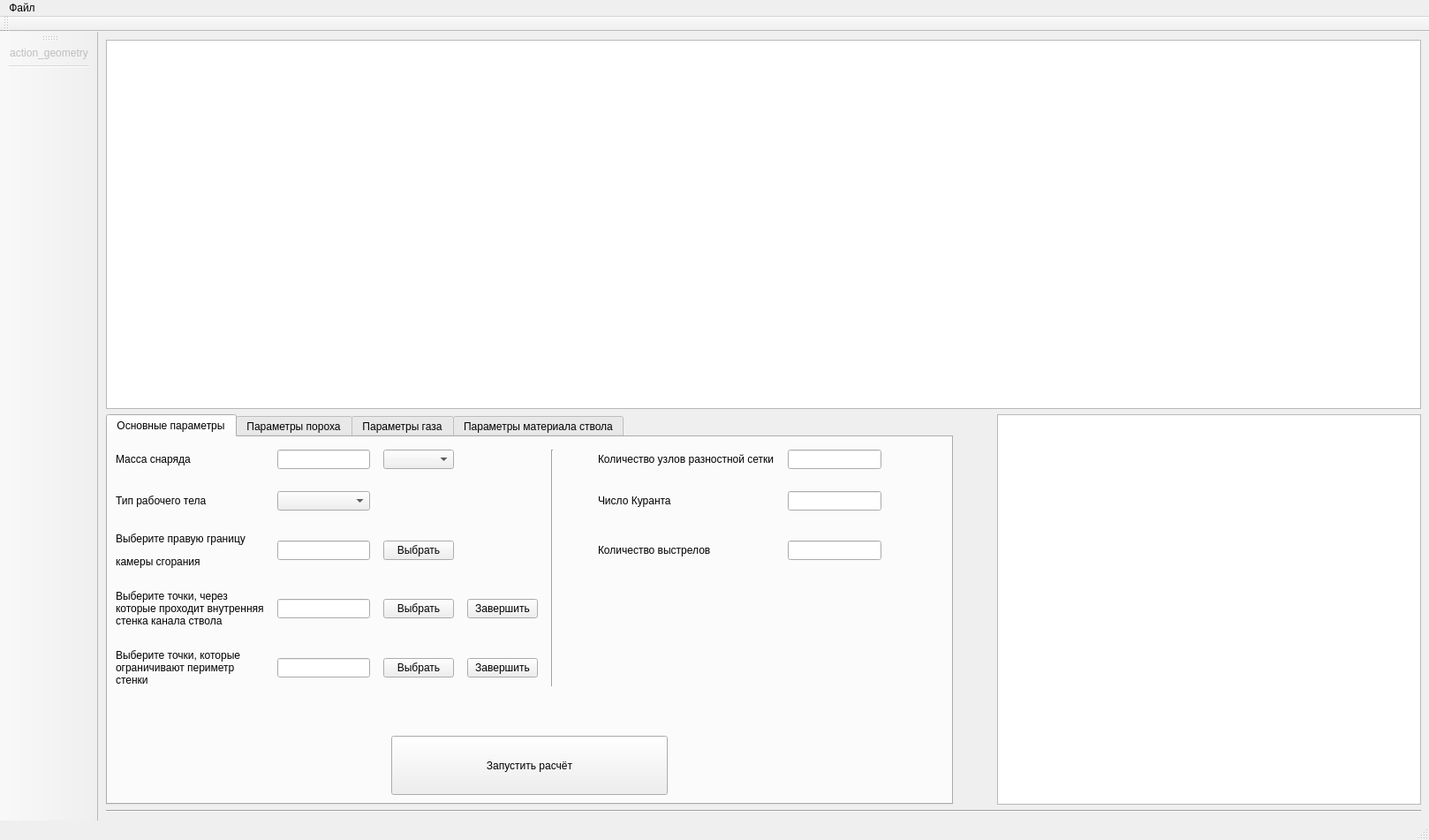
<?xml version="1.0" encoding="UTF-8"?>
<ui version="4.0">
 <class>MainWindow</class>
 <widget class="QMainWindow" name="MainWindow">
  <property name="geometry">
   <rect>
    <x>0</x>
    <y>0</y>
    <width>1618</width>
    <height>951</height>
   </rect>
  </property>
  <property name="windowTitle">
   <string>MainWindow</string>
  </property>
  <widget class="QWidget" name="centralwidget">
   <layout class="QGridLayout" name="gridLayout_2">
    <item row="0" column="0">
     <layout class="QGridLayout" name="gridLayout" rowstretch="5,1,1">
      <item row="2" column="0">
       <widget class="Line" name="line">
        <property name="orientation">
         <enum>Qt::Horizontal</enum>
        </property>
       </widget>
      </item>
      <item row="1" column="0">
       <layout class="QHBoxLayout" name="horizontalLayout" stretch="2,1">
        <property name="spacing">
         <number>50</number>
        </property>
        <property name="sizeConstraint">
         <enum>QLayout::SetDefaultConstraint</enum>
        </property>
        <property name="leftMargin">
         <number>0</number>
        </property>
        <item>
         <widget class="QTabWidget" name="tabWidget">
          <property name="styleSheet">
           <string notr="true">backhround-color:rgb(156, 156, 156)</string>
          </property>
          <property name="tabPosition">
           <enum>QTabWidget::North</enum>
          </property>
          <property name="tabShape">
           <enum>QTabWidget::Rounded</enum>
          </property>
          <property name="currentIndex">
           <number>0</number>
          </property>
          <widget class="QWidget" name="base_params">
           <attribute name="title">
            <string>Основные параметры</string>
           </attribute>
           <layout class="QVBoxLayout" name="verticalLayout" stretch="3,9,12">
            <item>
             <layout class="QGridLayout" name="gridLayout_fields" rowstretch="2,0,0,0,0" columnstretch="2,3,1,1,1,1,3,3,2">
              <property name="topMargin">
               <number>5</number>
              </property>
              <property name="horizontalSpacing">
               <number>15</number>
              </property>
              <property name="verticalSpacing">
               <number>25</number>
              </property>
              <item row="2" column="7">
               <widget class="QLineEdit" name="lineEdit_n_shoots"/>
              </item>
              <item row="2" column="6">
               <widget class="QLabel" name="label_n_shoots">
                <property name="text">
                 <string>Количество выстрелов</string>
                </property>
               </widget>
              </item>
              <item row="0" column="3">
               <spacer name="horizontalSpacer_14">
                <property name="orientation">
                 <enum>Qt::Horizontal</enum>
                </property>
                <property name="sizeHint" stdset="0">
                 <size>
                  <width>40</width>
                  <height>20</height>
                 </size>
                </property>
               </spacer>
              </item>
              <item row="1" column="0">
               <widget class="QLabel" name="label_type">
                <property name="text">
                 <string>Тип рабочего тела</string>
                </property>
               </widget>
              </item>
              <item row="1" column="6">
               <widget class="QLabel" name="label_Ku">
                <property name="text">
                 <string>Число Куранта</string>
                </property>
               </widget>
              </item>
              <item row="1" column="7">
               <widget class="QLineEdit" name="lineEdit_Ku"/>
              </item>
              <item row="0" column="8">
               <spacer name="horizontalSpacer_3">
                <property name="orientation">
                 <enum>Qt::Horizontal</enum>
                </property>
                <property name="sizeHint" stdset="0">
                 <size>
                  <width>40</width>
                  <height>20</height>
                 </size>
                </property>
               </spacer>
              </item>
              <item row="0" column="0">
               <widget class="QLabel" name="label_q">
                <property name="text">
                 <string>Масса снаряда</string>
                </property>
               </widget>
              </item>
              <item row="0" column="5">
               <spacer name="horizontalSpacer_5">
                <property name="orientation">
                 <enum>Qt::Horizontal</enum>
                </property>
                <property name="sizeHint" stdset="0">
                 <size>
                  <width>40</width>
                  <height>20</height>
                 </size>
                </property>
               </spacer>
              </item>
              <item row="0" column="1">
               <widget class="QLineEdit" name="lineEdit_q"/>
              </item>
              <item row="0" column="2">
               <widget class="QComboBox" name="comboBox_q"/>
              </item>
              <item row="0" column="6">
               <widget class="QLabel" name="labe_n_cellsl">
                <property name="text">
                 <string>Количество узлов разностной сетки</string>
                </property>
               </widget>
              </item>
              <item row="0" column="7">
               <widget class="QLineEdit" name="lineEdit_n_cells"/>
              </item>
              <item row="1" column="1">
               <widget class="QComboBox" name="comboBox_type">
                <property name="sizePolicy">
                 <sizepolicy hsizetype="Preferred" vsizetype="Expanding">
                  <horstretch>0</horstretch>
                  <verstretch>0</verstretch>
                 </sizepolicy>
                </property>
               </widget>
              </item>
              <item row="2" column="1">
               <widget class="QLineEdit" name="lineEdit_border_cam"/>
              </item>
              <item row="2" column="0">
               <widget class="QLabel" name="label_border_cam">
                <property name="text">
                 <string>&lt;html&gt;&lt;head/&gt;&lt;body&gt;&lt;p&gt;Выберите правую границу &lt;/p&gt;&lt;p&gt;камеры сгорания&lt;/p&gt;&lt;/body&gt;&lt;/html&gt;</string>
                </property>
               </widget>
              </item>
              <item row="2" column="2">
               <widget class="QPushButton" name="pushButton_border_cam">
                <property name="text">
                 <string>Выбрать</string>
                </property>
               </widget>
              </item>
              <item row="3" column="0">
               <widget class="QLabel" name="label_points_geom_barell">
                <property name="text">
                 <string>Выберите точки, через
которые проходит внутренняя
стенка канала ствола</string>
                </property>
               </widget>
              </item>
              <item row="3" column="1">
               <widget class="QLineEdit" name="lineEdit_points_geom_barell"/>
              </item>
              <item row="3" column="2">
               <widget class="QPushButton" name="pushButton_points_geom_barell">
                <property name="text">
                 <string>Выбрать</string>
                </property>
               </widget>
              </item>
              <item row="4" column="0">
               <widget class="QLabel" name="label_points_wall">
                <property name="text">
                 <string>Выберите точки, которые 
ограничивают периметр 
стенки</string>
                </property>
               </widget>
              </item>
              <item row="4" column="1">
               <widget class="QLineEdit" name="lineEdit_points_wall"/>
              </item>
              <item row="4" column="2">
               <widget class="QPushButton" name="pushButton_points_wall">
                <property name="text">
                 <string>Выбрать</string>
                </property>
               </widget>
              </item>
              <item row="0" column="4" rowspan="5">
               <widget class="Line" name="line_3">
                <property name="orientation">
                 <enum>Qt::Vertical</enum>
                </property>
               </widget>
              </item>
              <item row="3" column="3">
               <widget class="QPushButton" name="pushButton">
                <property name="text">
                 <string>Завершить</string>
                </property>
               </widget>
              </item>
              <item row="4" column="3">
               <widget class="QPushButton" name="pushButton_2">
                <property name="text">
                 <string>Завершить</string>
                </property>
               </widget>
              </item>
             </layout>
            </item>
            <item>
             <spacer name="verticalSpacer">
              <property name="orientation">
               <enum>Qt::Vertical</enum>
              </property>
              <property name="sizeHint" stdset="0">
               <size>
                <width>20</width>
                <height>212</height>
               </size>
              </property>
             </spacer>
            </item>
            <item>
             <layout class="QHBoxLayout" name="horizontalLayout_button" stretch="1,1,1">
              <property name="sizeConstraint">
               <enum>QLayout::SetDefaultConstraint</enum>
              </property>
              <item>
               <spacer name="horizontalSpacer">
                <property name="orientation">
                 <enum>Qt::Horizontal</enum>
                </property>
                <property name="sizeHint" stdset="0">
                 <size>
                  <width>40</width>
                  <height>20</height>
                 </size>
                </property>
               </spacer>
              </item>
              <item>
               <widget class="QPushButton" name="pushButton_calc">
                <property name="sizePolicy">
                 <sizepolicy hsizetype="Minimum" vsizetype="Expanding">
                  <horstretch>0</horstretch>
                  <verstretch>0</verstretch>
                 </sizepolicy>
                </property>
                <property name="text">
                 <string>Запустить расчёт</string>
                </property>
               </widget>
              </item>
              <item>
               <spacer name="horizontalSpacer_2">
                <property name="orientation">
                 <enum>Qt::Horizontal</enum>
                </property>
                <property name="sizeHint" stdset="0">
                 <size>
                  <width>40</width>
                  <height>20</height>
                 </size>
                </property>
               </spacer>
              </item>
             </layout>
            </item>
           </layout>
          </widget>
          <widget class="QWidget" name="params_powder">
           <attribute name="title">
            <string>Параметры пороха</string>
           </attribute>
           <layout class="QVBoxLayout" name="verticalLayout_4">
            <item>
             <layout class="QHBoxLayout" name="horizontalLayout_work_body" stretch="7,0,0,0,7,1">
              <property name="spacing">
               <number>6</number>
              </property>
              <item>
               <layout class="QGridLayout" name="gridLayout_base_powder" rowstretch="2,1,1,16" columnstretch="4,4,1">
                <property name="verticalSpacing">
                 <number>15</number>
                </property>
                <item row="1" column="0">
                 <widget class="QLabel" name="label_omega">
                  <property name="text">
                   <string>Масса навески пороха</string>
                  </property>
                 </widget>
                </item>
                <item row="0" column="0">
                 <widget class="QLabel" name="label_mark">
                  <property name="text">
                   <string>Марка пороха</string>
                  </property>
                 </widget>
                </item>
                <item row="1" column="1">
                 <widget class="QLineEdit" name="lineEdit_omega"/>
                </item>
                <item row="0" column="1">
                 <widget class="QComboBox" name="comboBox_mark">
                  <property name="sizePolicy">
                   <sizepolicy hsizetype="Preferred" vsizetype="Expanding">
                    <horstretch>0</horstretch>
                    <verstretch>0</verstretch>
                   </sizepolicy>
                  </property>
                 </widget>
                </item>
                <item row="0" column="2">
                 <spacer name="horizontalSpacer_4">
                  <property name="orientation">
                   <enum>Qt::Horizontal</enum>
                  </property>
                  <property name="sizeHint" stdset="0">
                   <size>
                    <width>40</width>
                    <height>20</height>
                   </size>
                  </property>
                 </spacer>
                </item>
                <item row="2" column="1">
                 <widget class="QLineEdit" name="lineEdit_pf"/>
                </item>
                <item row="2" column="0">
                 <widget class="QLabel" name="label_pf">
                  <property name="text">
                   <string>Давление форсирования</string>
                  </property>
                 </widget>
                </item>
                <item row="1" column="2">
                 <widget class="QComboBox" name="comboBox_omega"/>
                </item>
                <item row="2" column="2">
                 <widget class="QComboBox" name="comboBox_pf"/>
                </item>
                <item row="3" column="0">
                 <widget class="QLabel" name="label">
                  <property name="text">
                   <string/>
                  </property>
                 </widget>
                </item>
               </layout>
              </item>
              <item>
               <spacer name="horizontalSpacer_13">
                <property name="orientation">
                 <enum>Qt::Horizontal</enum>
                </property>
                <property name="sizeHint" stdset="0">
                 <size>
                  <width>40</width>
                  <height>20</height>
                 </size>
                </property>
               </spacer>
              </item>
              <item>
               <widget class="Line" name="line_2">
                <property name="orientation">
                 <enum>Qt::Vertical</enum>
                </property>
               </widget>
              </item>
              <item>
               <spacer name="horizontalSpacer_8">
                <property name="orientation">
                 <enum>Qt::Horizontal</enum>
                </property>
                <property name="sizeHint" stdset="0">
                 <size>
                  <width>40</width>
                  <height>20</height>
                 </size>
                </property>
               </spacer>
              </item>
              <item>
               <layout class="QVBoxLayout" name="verticalLayout_charact_powder">
                <property name="spacing">
                 <number>15</number>
                </property>
                <item>
                 <widget class="QLabel" name="label_params_powder">
                  <property name="text">
                   <string>Характеристики пороха</string>
                  </property>
                 </widget>
                </item>
                <item>
                 <widget class="Line" name="line_params_powder">
                  <property name="orientation">
                   <enum>Qt::Horizontal</enum>
                  </property>
                 </widget>
                </item>
                <item>
                 <layout class="QGridLayout" name="gridLayout_charact_wo_coef" columnstretch="3,0">
                  <property name="verticalSpacing">
                   <number>15</number>
                  </property>
                  <item row="4" column="0">
                   <widget class="QLabel" name="label_covolum">
                    <property name="text">
                     <string>&lt;html&gt;&lt;head/&gt;&lt;body&gt;&lt;p&gt;Коволюм единицы массы пороховых газов, дм&lt;span style=&quot; vertical-align:super;&quot;&gt;3&lt;/span&gt;/кг&lt;/p&gt;&lt;/body&gt;&lt;/html&gt;</string>
                    </property>
                   </widget>
                  </item>
                  <item row="4" column="1">
                   <widget class="QLineEdit" name="lineEdit_covolum"/>
                  </item>
                  <item row="5" column="0">
                   <widget class="QLabel" name="label_zk">
                    <property name="text">
                     <string>Относительная толщина конца горения пороха</string>
                    </property>
                   </widget>
                  </item>
                  <item row="5" column="1">
                   <widget class="QLineEdit" name="lineEdit_zk"/>
                  </item>
                  <item row="6" column="0">
                   <widget class="QLabel" name="label_nu">
                    <property name="text">
                     <string>Показатель в законе горения</string>
                    </property>
                   </widget>
                  </item>
                  <item row="6" column="1">
                   <widget class="QLineEdit" name="lineEdit_nu"/>
                  </item>
                  <item row="2" column="1">
                   <widget class="QLineEdit" name="lineEdit_rho"/>
                  </item>
                  <item row="2" column="0">
                   <widget class="QLabel" name="label_rho">
                    <property name="text">
                     <string>&lt;html&gt;&lt;head/&gt;&lt;body&gt;&lt;p&gt;Плотность пороха, кг/дм&lt;span style=&quot; vertical-align:super;&quot;&gt;3&lt;/span&gt;&lt;/p&gt;&lt;/body&gt;&lt;/html&gt;</string>
                    </property>
                   </widget>
                  </item>
                  <item row="3" column="1">
                   <widget class="QLineEdit" name="lineEdit_gamma"/>
                  </item>
                  <item row="3" column="0">
                   <widget class="QLabel" name="label_gamma">
                    <property name="text">
                     <string>Показатель адиабаты пороховых газов</string>
                    </property>
                   </widget>
                  </item>
                  <item row="0" column="0">
                   <widget class="QLabel" name="label_Ik">
                    <property name="text">
                     <string>Импульс конца горения пороха, МПа ∙ с</string>
                    </property>
                   </widget>
                  </item>
                  <item row="0" column="1">
                   <widget class="QLineEdit" name="lineEdit_Ik"/>
                  </item>
                  <item row="1" column="0">
                   <widget class="QLabel" name="label_f">
                    <property name="text">
                     <string>Сила пороха, МДж/кг</string>
                    </property>
                   </widget>
                  </item>
                  <item row="1" column="1">
                   <widget class="QLineEdit" name="lineEdit_f"/>
                  </item>
                 </layout>
                </item>
                <item>
                 <layout class="QVBoxLayout" name="verticalLayout_coef">
                  <property name="spacing">
                   <number>15</number>
                  </property>
                  <item>
                   <widget class="QLabel" name="label_coeff_form_powder">
                    <property name="text">
                     <string>Коэффициенты характеризующие форму порохового заряда</string>
                    </property>
                   </widget>
                  </item>
                  <item>
                   <layout class="QGridLayout" name="gridLayout_coef" columnstretch="1,2,10">
                    <property name="verticalSpacing">
                     <number>15</number>
                    </property>
                    <item row="0" column="1">
                     <widget class="QLineEdit" name="lineEdit_lambda1_1"/>
                    </item>
                    <item row="1" column="0">
                     <widget class="QLabel" name="label_kappa_1">
                      <property name="text">
                       <string>&lt;html&gt;&lt;head/&gt;&lt;body&gt;&lt;p&gt;&lt;span style=&quot; font-family:'Calibri,sans-serif'; font-size:11pt;&quot;&gt;κ&lt;/span&gt;&lt;/p&gt;&lt;/body&gt;&lt;/html&gt;</string>
                      </property>
                     </widget>
                    </item>
                    <item row="0" column="0">
                     <widget class="QLabel" name="label_lambda_1">
                      <property name="text">
                       <string>&lt;html&gt;&lt;head/&gt;&lt;body&gt;&lt;p&gt;&lt;span style=&quot; font-family:'Calibri,sans-serif'; font-size:11pt;&quot;&gt;λ&lt;/span&gt;&lt;/p&gt;&lt;/body&gt;&lt;/html&gt;</string>
                      </property>
                     </widget>
                    </item>
                    <item row="1" column="1">
                     <widget class="QLineEdit" name="lineEdit_kappa_1"/>
                    </item>
                    <item row="0" column="2">
                     <spacer name="horizontalSpacer_7">
                      <property name="orientation">
                       <enum>Qt::Horizontal</enum>
                      </property>
                      <property name="sizeHint" stdset="0">
                       <size>
                        <width>40</width>
                        <height>20</height>
                       </size>
                      </property>
                     </spacer>
                    </item>
                   </layout>
                  </item>
                 </layout>
                </item>
               </layout>
              </item>
              <item>
               <spacer name="horizontalSpacer_9">
                <property name="orientation">
                 <enum>Qt::Horizontal</enum>
                </property>
                <property name="sizeHint" stdset="0">
                 <size>
                  <width>40</width>
                  <height>20</height>
                 </size>
                </property>
               </spacer>
              </item>
             </layout>
            </item>
            <item>
             <spacer name="verticalSpacer_2">
              <property name="orientation">
               <enum>Qt::Vertical</enum>
              </property>
              <property name="sizeHint" stdset="0">
               <size>
                <width>20</width>
                <height>136</height>
               </size>
              </property>
             </spacer>
            </item>
           </layout>
          </widget>
          <widget class="QWidget" name="params_gas">
           <attribute name="title">
            <string>Параметры газа</string>
           </attribute>
           <layout class="QVBoxLayout" name="verticalLayout_3" stretch="2,4">
            <item>
             <layout class="QHBoxLayout" name="horizontalLayout_params_gas" stretch="4,1,4,1">
              <item>
               <layout class="QGridLayout" name="gridLayout_base_gas" rowstretch="0,0,0">
                <property name="topMargin">
                 <number>5</number>
                </property>
                <property name="horizontalSpacing">
                 <number>15</number>
                </property>
                <property name="verticalSpacing">
                 <number>33</number>
                </property>
                <item row="0" column="0">
                 <widget class="QLabel" name="label_kind_gas">
                  <property name="text">
                   <string>Газ</string>
                  </property>
                 </widget>
                </item>
                <item row="0" column="1">
                 <widget class="QComboBox" name="comboBox_gas">
                  <property name="sizePolicy">
                   <sizepolicy hsizetype="Preferred" vsizetype="Expanding">
                    <horstretch>0</horstretch>
                    <verstretch>0</verstretch>
                   </sizepolicy>
                  </property>
                  <property name="layoutDirection">
                   <enum>Qt::LeftToRight</enum>
                  </property>
                 </widget>
                </item>
                <item row="1" column="0">
                 <widget class="QLabel" name="label_pressure_gas">
                  <property name="text">
                   <string>Давление газа в камере</string>
                  </property>
                 </widget>
                </item>
                <item row="1" column="1">
                 <widget class="QLineEdit" name="lineEdit_pressure_gas"/>
                </item>
                <item row="1" column="2">
                 <widget class="QComboBox" name="comboBox_pressure_gas"/>
                </item>
                <item row="2" column="0">
                 <widget class="QLabel" name="label_temp_gas">
                  <property name="text">
                   <string>Температура газа в камере</string>
                  </property>
                 </widget>
                </item>
                <item row="2" column="1">
                 <widget class="QLineEdit" name="lineEdit_temp_gas"/>
                </item>
                <item row="2" column="2">
                 <widget class="QComboBox" name="comboBox_temp_gas"/>
                </item>
               </layout>
              </item>
              <item>
               <spacer name="horizontalSpacer_6">
                <property name="orientation">
                 <enum>Qt::Horizontal</enum>
                </property>
                <property name="sizeHint" stdset="0">
                 <size>
                  <width>40</width>
                  <height>20</height>
                 </size>
                </property>
               </spacer>
              </item>
              <item>
               <layout class="QVBoxLayout" name="verticalLayout_char_gas">
                <item>
                 <widget class="QLabel" name="label_charact_gas">
                  <property name="text">
                   <string>Характеристики газа</string>
                  </property>
                 </widget>
                </item>
                <item>
                 <widget class="Line" name="line_gas">
                  <property name="orientation">
                   <enum>Qt::Horizontal</enum>
                  </property>
                 </widget>
                </item>
                <item>
                 <layout class="QGridLayout" name="gridLayout_char_gas">
                  <property name="spacing">
                   <number>15</number>
                  </property>
                  <item row="0" column="0">
                   <widget class="QLabel" name="label_R_gas">
                    <property name="text">
                     <string>Газовая постоянная Дж/(кг ∙ К)</string>
                    </property>
                   </widget>
                  </item>
                  <item row="0" column="1">
                   <widget class="QLineEdit" name="lineEdit_R_gas"/>
                  </item>
                  <item row="1" column="0">
                   <widget class="QLabel" name="label_gamma_gas">
                    <property name="text">
                     <string>Показатель адиабаты</string>
                    </property>
                   </widget>
                  </item>
                  <item row="1" column="1">
                   <widget class="QLineEdit" name="lineEdit_gamma_gas"/>
                  </item>
                  <item row="2" column="0">
                   <widget class="QLabel" name="label_covolum_gas">
                    <property name="text">
                     <string>Коволюм</string>
                    </property>
                   </widget>
                  </item>
                  <item row="2" column="1">
                   <widget class="QLineEdit" name="lineEdit_covolum_gas"/>
                  </item>
                 </layout>
                </item>
               </layout>
              </item>
              <item>
               <spacer name="horizontalSpacer_10">
                <property name="orientation">
                 <enum>Qt::Horizontal</enum>
                </property>
                <property name="sizeHint" stdset="0">
                 <size>
                  <width>40</width>
                  <height>20</height>
                 </size>
                </property>
               </spacer>
              </item>
             </layout>
            </item>
            <item>
             <spacer name="verticalSpacer_3">
              <property name="orientation">
               <enum>Qt::Vertical</enum>
              </property>
              <property name="sizeHint" stdset="0">
               <size>
                <width>20</width>
                <height>248</height>
               </size>
              </property>
             </spacer>
            </item>
           </layout>
          </widget>
          <widget class="QWidget" name="params_materials">
           <attribute name="title">
            <string>Параметры материала ствола</string>
           </attribute>
           <layout class="QVBoxLayout" name="verticalLayout_6" stretch="2,3">
            <item>
             <layout class="QHBoxLayout" name="horizontalLayout_3" stretch="3,1,6,1">
              <item>
               <layout class="QVBoxLayout" name="verticalLayout_5" stretch="3,2,3">
                <property name="spacing">
                 <number>20</number>
                </property>
                <item>
                 <spacer name="verticalSpacer_5">
                  <property name="orientation">
                   <enum>Qt::Vertical</enum>
                  </property>
                  <property name="sizeHint" stdset="0">
                   <size>
                    <width>20</width>
                    <height>40</height>
                   </size>
                  </property>
                 </spacer>
                </item>
                <item>
                 <layout class="QHBoxLayout" name="horizontalLayout_2">
                  <item>
                   <widget class="QLabel" name="label_materials">
                    <property name="text">
                     <string>Материал ствола</string>
                    </property>
                   </widget>
                  </item>
                  <item>
                   <widget class="QComboBox" name="comboBox_materials">
                    <property name="sizePolicy">
                     <sizepolicy hsizetype="Preferred" vsizetype="Expanding">
                      <horstretch>0</horstretch>
                      <verstretch>0</verstretch>
                     </sizepolicy>
                    </property>
                    <property name="currentText">
                     <string/>
                    </property>
                   </widget>
                  </item>
                 </layout>
                </item>
                <item>
                 <spacer name="verticalSpacer_4">
                  <property name="orientation">
                   <enum>Qt::Vertical</enum>
                  </property>
                  <property name="sizeHint" stdset="0">
                   <size>
                    <width>20</width>
                    <height>40</height>
                   </size>
                  </property>
                 </spacer>
                </item>
               </layout>
              </item>
              <item>
               <spacer name="horizontalSpacer_11">
                <property name="orientation">
                 <enum>Qt::Horizontal</enum>
                </property>
                <property name="sizeHint" stdset="0">
                 <size>
                  <width>40</width>
                  <height>20</height>
                 </size>
                </property>
               </spacer>
              </item>
              <item>
               <layout class="QVBoxLayout" name="verticalLayout_2" stretch="1,1,5">
                <property name="spacing">
                 <number>15</number>
                </property>
                <item>
                 <widget class="QLabel" name="label_char_materials">
                  <property name="text">
                   <string>Характеристики матеирала</string>
                  </property>
                 </widget>
                </item>
                <item>
                 <widget class="Line" name="line_materials">
                  <property name="orientation">
                   <enum>Qt::Horizontal</enum>
                  </property>
                 </widget>
                </item>
                <item>
                 <layout class="QGridLayout" name="gridLayout_3">
                  <property name="spacing">
                   <number>20</number>
                  </property>
                  <item row="3" column="0">
                   <widget class="QLabel" name="label_cp_materials">
                    <property name="text">
                     <string>&lt;html&gt;&lt;head/&gt;&lt;body&gt;&lt;p&gt;Удельная теплоемкость при постоянном давлении, Дж/(кг ∙ ⁰С)&lt;/p&gt;&lt;/body&gt;&lt;/html&gt;</string>
                    </property>
                   </widget>
                  </item>
                  <item row="3" column="1">
                   <widget class="QLineEdit" name="lineEdit_cp_materials"/>
                  </item>
                  <item row="2" column="1">
                   <widget class="QLineEdit" name="lineEdit_lambda_materials"/>
                  </item>
                  <item row="2" column="0">
                   <widget class="QLabel" name="label_2_lambda_materials">
                    <property name="text">
                     <string>&lt;html&gt;&lt;head/&gt;&lt;body&gt;&lt;p&gt;Коэффициент теплопроводности, Вт/(м ∙ ⁰С)&lt;/p&gt;&lt;/body&gt;&lt;/html&gt;</string>
                    </property>
                   </widget>
                  </item>
                  <item row="0" column="2">
                   <widget class="QComboBox" name="comboBox_rho_materials"/>
                  </item>
                  <item row="0" column="0">
                   <widget class="QLabel" name="label_rho_materials">
                    <property name="text">
                     <string>Плотность</string>
                    </property>
                   </widget>
                  </item>
                  <item row="0" column="1">
                   <widget class="QLineEdit" name="lineEdit_rho_materials"/>
                  </item>
                  <item row="1" column="0">
                   <widget class="QLabel" name="label_sigma_v">
                    <property name="text">
                     <string>Предел упругости</string>
                    </property>
                   </widget>
                  </item>
                  <item row="1" column="1">
                   <widget class="QLineEdit" name="lineEdit_sigma_v"/>
                  </item>
                  <item row="1" column="2">
                   <widget class="QComboBox" name="comboBox_sigma_v"/>
                  </item>
                 </layout>
                </item>
               </layout>
              </item>
              <item>
               <spacer name="horizontalSpacer_12">
                <property name="orientation">
                 <enum>Qt::Horizontal</enum>
                </property>
                <property name="sizeHint" stdset="0">
                 <size>
                  <width>40</width>
                  <height>20</height>
                 </size>
                </property>
               </spacer>
              </item>
             </layout>
            </item>
            <item>
             <spacer name="verticalSpacer_6">
              <property name="orientation">
               <enum>Qt::Vertical</enum>
              </property>
              <property name="sizeHint" stdset="0">
               <size>
                <width>20</width>
                <height>228</height>
               </size>
              </property>
             </spacer>
            </item>
           </layout>
          </widget>
         </widget>
        </item>
        <item>
         <widget class="QTreeView" name="treeView"/>
        </item>
       </layout>
      </item>
      <item row="0" column="0">
       <widget class="QGraphicsView" name="graphicsView"/>
      </item>
     </layout>
    </item>
   </layout>
  </widget>
  <widget class="QMenuBar" name="menubar">
   <property name="geometry">
    <rect>
     <x>0</x>
     <y>0</y>
     <width>1618</width>
     <height>21</height>
    </rect>
   </property>
   <widget class="QMenu" name="menu">
    <property name="title">
     <string>Файл</string>
    </property>
    <addaction name="action_new_file"/>
   </widget>
   <addaction name="menu"/>
  </widget>
  <widget class="QToolBar" name="toolBar">
   <property name="enabled">
    <bool>false</bool>
   </property>
   <property name="windowTitle">
    <string>toolBar</string>
   </property>
   <attribute name="toolBarArea">
    <enum>LeftToolBarArea</enum>
   </attribute>
   <attribute name="toolBarBreak">
    <bool>false</bool>
   </attribute>
   <addaction name="action_geometry"/>
   <addaction name="separator"/>
  </widget>
  <widget class="QStatusBar" name="statusbar"/>
  <widget class="QToolBar" name="toolBar_2">
   <property name="windowTitle">
    <string>toolBar_2</string>
   </property>
   <attribute name="toolBarArea">
    <enum>TopToolBarArea</enum>
   </attribute>
   <attribute name="toolBarBreak">
    <bool>false</bool>
   </attribute>
  </widget>
  <action name="action_new_file">
   <property name="checkable">
    <bool>true</bool>
   </property>
   <property name="icon">
    <iconset>
     <normaloff>C:/Users/Vitaliy/.designer/icon/new_file.png</normaloff>C:/Users/Vitaliy/.designer/icon/new_file.png</iconset>
   </property>
   <property name="text">
    <string>Новый расчет</string>
   </property>
  </action>
  <action name="action_geometry">
   <property name="checkable">
    <bool>true</bool>
   </property>
   <property name="icon">
    <iconset>
     <normaloff>C:/Users/Vitaliy/.designer/icon/geometry.png</normaloff>C:/Users/Vitaliy/.designer/icon/geometry.png</iconset>
   </property>
   <property name="text">
    <string>action_geometry</string>
   </property>
   <property name="shortcut">
    <string>Ctrl+G</string>
   </property>
  </action>
 </widget>
 <resources>
  <include location="../../test_pyqt/icon/icons.qrc"/>
 </resources>
 <connections/>
</ui>
